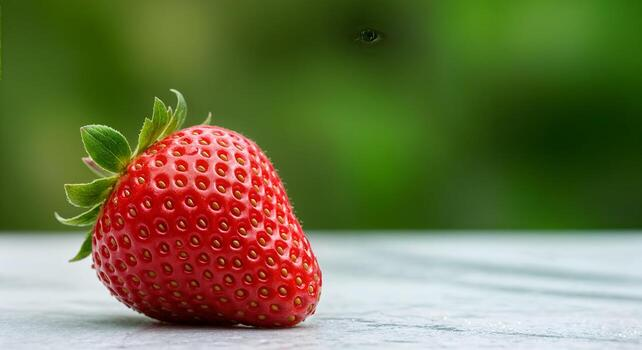
#> input picture data/test1.jpg, 642 x 350 px, found by its file name
$ python CLAHE.py
#> lines starting #> are read from the running program, lines starting #| are printed output that depends on the picture
import cv2
import numpy as np
import seaborn as sns
import matplotlib.pyplot as plt
from typing import List

def divide_image(img:np.ndarray, m:int=16, n:int=16):
    h, w = img.shape[:2]
    th = h // m
    tw = w // n

    tiles = []
    y_bins, x_bins = [], []

    for i in range(m):
        y_bins.append(i * th)
    y_bins.append(h)

    for i in range(n):
        x_bins.append(i * tw)
    x_bins.append(w)

    for i in range(m):
        arr = []
        for j in range(n):
            ys, ye = y_bins[i], y_bins[i + 1]
            xs, xe = x_bins[j], x_bins[j + 1]
            arr.append(img[ys:ye, xs:xe])
        tiles.append(arr)

    return tiles, np.array(y_bins, dtype=int), np.array(x_bins, dtype=int)

def hist_clip(hist:np.ndarray, th:int, tw:int, clip_factor:float=3.0):
    clip_limit = int(clip_factor * (th * tw) / 256)

    excess = np.zeros(256)
    for i in range(256):
        if hist[i] > clip_limit:
            excess[i] = hist[i] - clip_limit
            hist[i] = clip_limit

    while excess.sum() != 0:
        dis, rem = np.divmod(int(excess.sum()), 256)

        hist += dis
        hist[:rem] += 1

        excess = np.zeros(256)
        for i in range(256):
            if hist[i] > clip_limit:
                excess[i] = hist[i] - clip_limit
                hist[i] = clip_limit

    return hist

def hist_equalize(tile:np.ndarray, hist:np.ndarray):
    hist_1 = hist / (tile.size)
    T_r = np.round(np.cumsum(hist_1) * 255).astype(np.uint8)
    return T_r[tile], T_r

def pipeline1(tile:np.ndarray):
    test = tile
    th, tw = test.shape

    hist = np.bincount(test.flatten(), minlength=256)
    x1 = hist_clip(hist, th, tw)

    return hist_equalize(test, x1)


def stitch_image(tiles:List[np.ndarray]):
    process = []
    MAP = []
    m, n = len(tiles), len(tiles[0])
    for i in range(m):
        row = []
        M = []
        for j in range(n):
            IMG, map = pipeline1(tiles[i][j])
            row.append(IMG)
            M.append(map)

        process.append(row)
        MAP.append(M)

    return np.vstack([np.hstack(row) for row in process]), np.array(MAP, dtype=np.uint8)


def interpolate(img:np.ndarray, mappings:List[np.ndarray], y_bins:List[int], x_bins:List[int]):
    h, w = img.shape
    m, n = mappings.shape[:2]

    yc, xc = (y_bins[:-1] + y_bins[1:]) / 2, (x_bins[:-1] + x_bins[1:]) / 2

    y_idx, x_idx = np.indices((h, w))

    y0 = np.clip(np.searchsorted(yc, y_idx) - 1, 0, m - 2)
    x0 = np.clip(np.searchsorted(xc, x_idx) - 1, 0, n - 2)

    y1, x1 = y0 + 1, x0 + 1

    dy = np.clip((y_idx - yc[y0]) / (yc[y1] - yc[y0]), 0, 1)
    dx = np.clip((x_idx - xc[x0]) / (xc[x1] - xc[x0]), 0, 1)

    V = img
    q11, q12, q21, q22 = mappings[y0, x0, V], mappings[y1, x0, V], mappings[y0, x1, V], mappings[y1, x1, V]

    final_img = q11 * (1 - dx) * (1 - dy) + \
                q12 * (1 - dx) * dy + \
                q21 * dx * (1 - dy) + \
                q22 * dx * dy

    return final_img.astype(dtype=np.uint8)


img = cv2.imread("data/test1.jpg", cv2.IMREAD_GRAYSCALE)
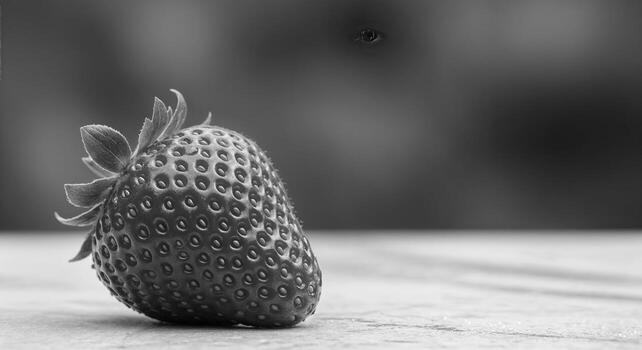
#> img: shape (350, 642); min 0, max 253, mean 110.1

arr, y_bins, x_bins = divide_image(img)
#> after the loop in divide_image, `for i in range(m):`: tiles = 16 items
#> arr = 16 items; y_bins = 17 values from 0 to 350; x_bins = 17 values from 0 to 642
result_img, MAP = stitch_image(arr)
#> in stitch_image, `m, n = len(tiles), len(tiles[0])`: m = 16
final_img = interpolate(img, MAP, y_bins, x_bins)
#> in interpolate, `y0 = np.clip(np.searchsorted(yc, y_idx) - 1, 0, m - 2)`: y0: shape (350, 642) int64; 15 distinct labels, from 0 to 14
#> in interpolate, `x0 = np.clip(np.searchsorted(xc, x_idx) - 1, 0, n - 2)`:
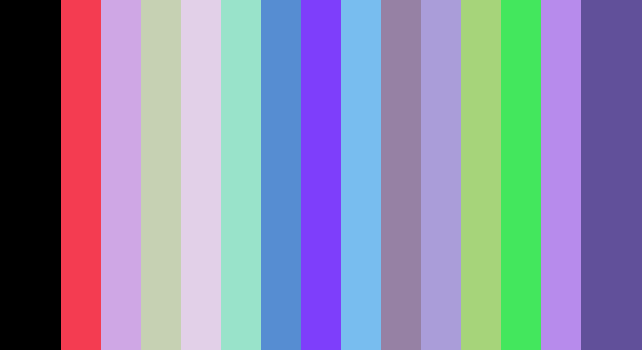
#> x0: shape (350, 642) int64; 15 distinct labels, from 0 to 14; one colour per label, 0 black
#> in interpolate, `y1, x1 = y0 + 1, x0 + 1`:
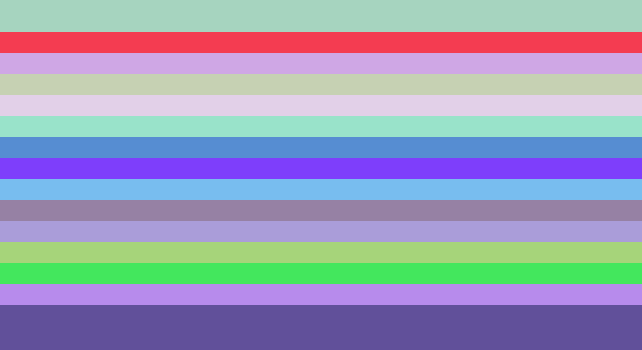
#> y1: shape (350, 642) int64; 15 distinct labels, from 1 to 15; one colour per label, 0 black
#> in interpolate, `y1, x1 = y0 + 1, x0 + 1`:
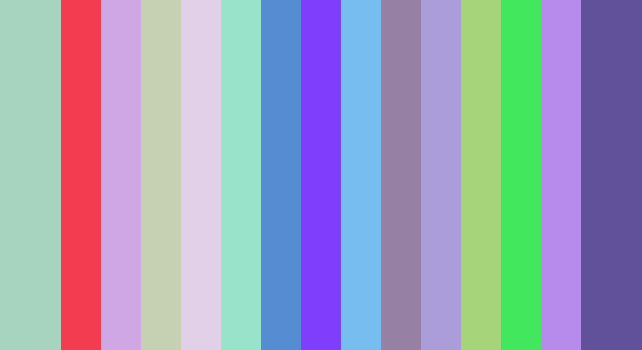
#> x1: shape (350, 642) int64; 15 distinct labels, from 1 to 15; one colour per label, 0 black
#> in interpolate, `dy = np.clip((y_idx - yc[y0]) / (yc[y1] - yc[y0]), 0, 1)`:
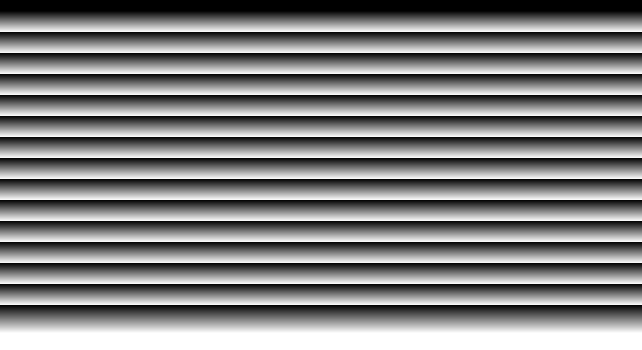
#> dy: shape (350, 642) float64; min 0, max 1, mean 0.509
#> in interpolate, `dx = np.clip((x_idx - xc[x0]) / (xc[x1] - xc[x0]), 0, 1)`:
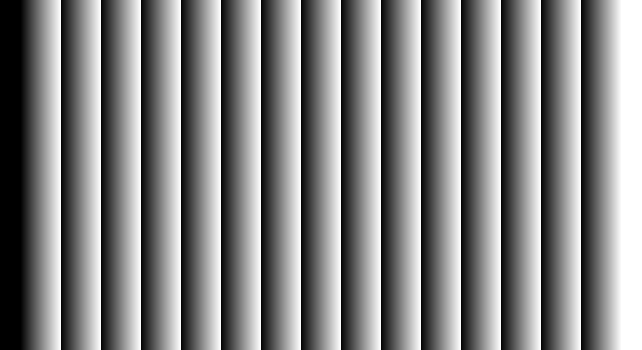
#> dx: shape (350, 642) float64; min 0, max 1, mean 0.511
#> in interpolate, `final_img = q11 * (1 - dx) * (1 - dy) + \ q12 * (1 - dx) * dy + \ q21 ..`:
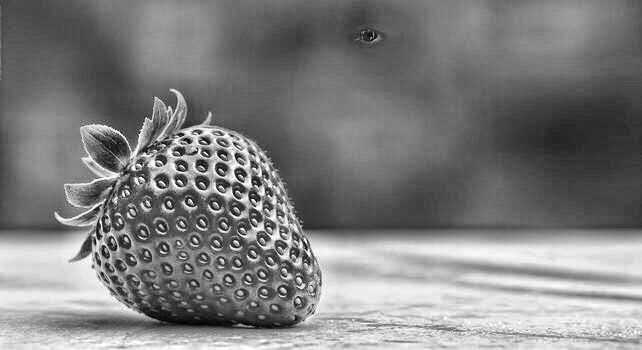
#> final_img: shape (350, 642) float64; min 1.27, max 255, mean 127.7; drawn with min black and max white

cv2.imshow("Original Image", img)
cv2.imshow("Process p1", result_img)
cv2.imshow("After interpolate", final_img)
cv2.waitKey(0)
cv2.destroyAllWindows()
